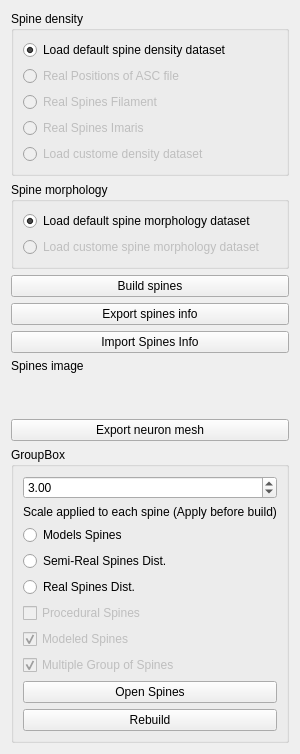
     <widget class="QWidget" name="tab_AdvanceSpinesCtrl">
      <attribute name="title">
       <string>Advanced spines options.</string>
      </attribute>
      <layout class="QVBoxLayout" name="verticalLayout_5">
       <item>
        <widget class="QGroupBox" name="groupBox_SpinesOptions">
         <property name="title">
          <string>Spine density</string>
         </property>
         <layout class="QVBoxLayout" name="verticalLayout_13">
          <item>
           <widget class="QRadioButton" name="radioButton_SegmentSpines">
            <property name="text">
             <string>Load default spine density dataset</string>
            </property>
            <property name="checked">
             <bool>true</bool>
            </property>
           </widget>
          </item>
          <item>
           <widget class="QRadioButton" name="radioButton_RealAscPos">
            <property name="enabled">
             <bool>false</bool>
            </property>
            <property name="text">
             <string>Real Positions of ASC file</string>
            </property>
           </widget>
          </item>
          <item>
           <widget class="QRadioButton" name="radioButton_VrmlSpines">
            <property name="enabled">
             <bool>false</bool>
            </property>
            <property name="text">
             <string>Real Spines Filament</string>
            </property>
           </widget>
          </item>
          <item>
           <widget class="QRadioButton" name="radioButton_ImarisSpines">
            <property name="enabled">
             <bool>false</bool>
            </property>
            <property name="text">
             <string>Real Spines Imaris</string>
            </property>
           </widget>
          </item>
          <item>
           <widget class="QRadioButton" name="radioButton_AdvanceSpinesCtrl_LoadPositionsFromFile">
            <property name="enabled">
             <bool>false</bool>
            </property>
            <property name="text">
             <string>Load custome density dataset</string>
            </property>
           </widget>
          </item>
         </layout>
        </widget>
       </item>
       <item>
        <widget class="QGroupBox" name="groupBox_AdvanceSpinesCtrl_Shape">
         <property name="minimumSize">
          <size>
           <width>0</width>
           <height>0</height>
          </size>
         </property>
         <property name="title">
          <string>Spine morphology</string>
         </property>
         <layout class="QVBoxLayout" name="verticalLayout_3">
          <item>
           <widget class="QRadioButton" name="radioButton_AdvanceSpinesCtrl_Shape_DefaultDatabase">
            <property name="text">
             <string>Load default spine morphology dataset</string>
            </property>
            <property name="checked">
             <bool>true</bool>
            </property>
           </widget>
          </item>
          <item>
           <widget class="QRadioButton" name="radioButton_AdvanceSpinesCtrl_Shape_LoadDatabase">
            <property name="enabled">
             <bool>false</bool>
            </property>
            <property name="text">
             <string>Load custome spine morphology dataset</string>
            </property>
            <property name="checkable">
             <bool>true</bool>
            </property>
           </widget>
          </item>
         </layout>
        </widget>
       </item>
       <item>
        <widget class="QPushButton" name="pushButton_generateSpines">
         <property name="text">
          <string>Build spines</string>
         </property>
        </widget>
       </item>
       <item>
        <widget class="QPushButton" name="pushButton_exportSpinesInfo">
         <property name="text">
          <string>Export spines info</string>
         </property>
        </widget>
       </item>
       <item>
        <widget class="QPushButton" name="pushButton_importSpinesInfo">
         <property name="text">
          <string>Import Spines Info</string>
         </property>
        </widget>
       </item>
       <item>
        <widget class="QLabel" name="label_ImagePix">
         <property name="text">
          <string>Spines image</string>
         </property>
        </widget>
       </item>
       <item>
        <spacer name="verticalSpacer_8">
         <property name="orientation">
          <enum>Qt::Vertical</enum>
         </property>
         <property name="sizeHint" stdset="0">
          <size>
           <width>20</width>
           <height>40</height>
          </size>
         </property>
        </spacer>
       </item>
       <item>
        <widget class="QPushButton" name="pushButton_SpinesCtrl_Save">
         <property name="text">
          <string>Export neuron mesh</string>
         </property>
        </widget>
       </item>
       <item>
        <widget class="QGroupBox" name="groupBox_SpinesCtrlHide">
         <property name="minimumSize">
          <size>
           <width>0</width>
           <height>125</height>
          </size>
         </property>
         <property name="title">
          <string>GroupBox</string>
         </property>
         <layout class="QVBoxLayout" name="verticalLayout_10">
          <item>
           <widget class="QDoubleSpinBox" name="doubleSpinBox_SpinesScale">
            <property name="value">
             <double>3.000000000000000</double>
            </property>
           </widget>
          </item>
          <item>
           <widget class="QLabel" name="label_SpinesScale">
            <property name="text">
             <string>Scale applied to each spine (Apply before build)</string>
            </property>
           </widget>
          </item>
          <item>
           <widget class="QRadioButton" name="radioButton_ModelSpines">
            <property name="text">
             <string>Models Spines</string>
            </property>
            <property name="checkable">
             <bool>true</bool>
            </property>
            <property name="checked">
             <bool>false</bool>
            </property>
            <property name="autoExclusive">
             <bool>true</bool>
            </property>
           </widget>
          </item>
          <item>
           <widget class="QRadioButton" name="radioButton_SemiRealSpines">
            <property name="text">
             <string>Semi-Real Spines Dist.</string>
            </property>
           </widget>
          </item>
          <item>
           <widget class="QRadioButton" name="radioButton_RealSpines">
            <property name="text">
             <string>Real Spines Dist.</string>
            </property>
           </widget>
          </item>
          <item>
           <widget class="QCheckBox" name="checkBox_ProceduralSpines">
            <property name="enabled">
             <bool>false</bool>
            </property>
            <property name="text">
             <string>Procedural Spines</string>
            </property>
           </widget>
          </item>
          <item>
           <widget class="QCheckBox" name="checkBox_MedeledSpines">
            <property name="enabled">
             <bool>false</bool>
            </property>
            <property name="text">
             <string>Modeled Spines</string>
            </property>
            <property name="checkable">
             <bool>true</bool>
            </property>
            <property name="checked">
             <bool>true</bool>
            </property>
           </widget>
          </item>
          <item>
           <widget class="QCheckBox" name="checkBox_MultiplesGroupsOfSpines">
            <property name="enabled">
             <bool>false</bool>
            </property>
            <property name="text">
             <string>Multiple Group of Spines</string>
            </property>
            <property name="checked">
             <bool>true</bool>
            </property>
           </widget>
          </item>
          <item>
           <widget class="QPushButton" name="pushButton_OpenSpines">
            <property name="text">
             <string>Open Spines</string>
            </property>
           </widget>
          </item>
          <item>
           <widget class="QPushButton" name="pushButton_SpinesCtrl_Rebuild">
            <property name="text">
             <string>Rebuild</string>
            </property>
           </widget>
          </item>
         </layout>
        </widget>
       </item>
      </layout>
     </widget>
